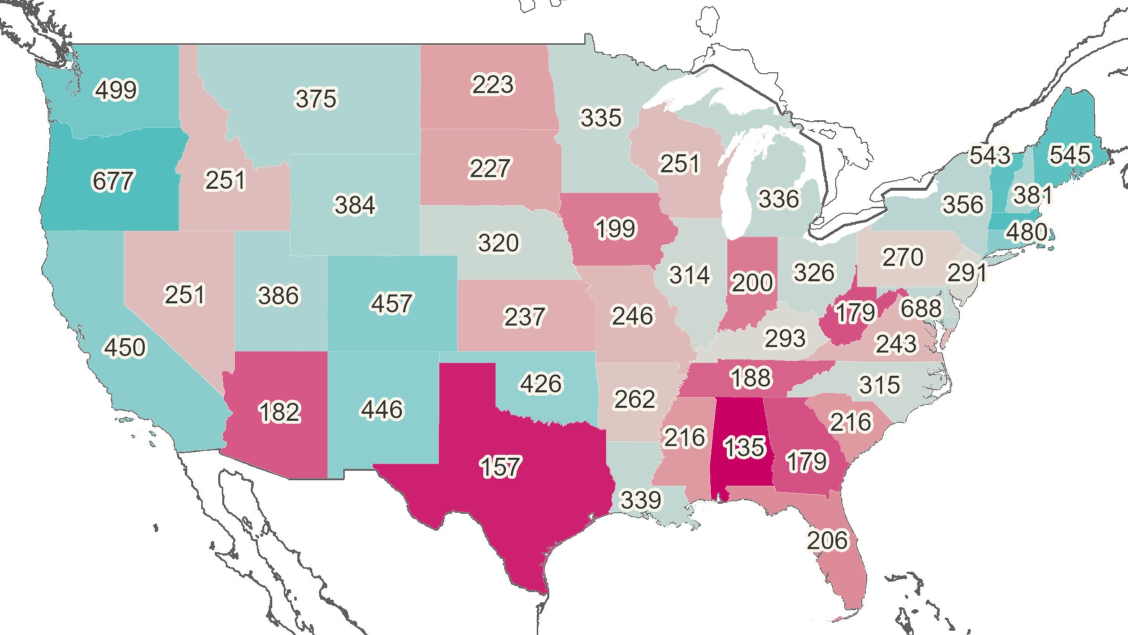
#> input picture data/img/mental_health.jpg, 2256 x 1270 px (shown at 1/2 size)
$ jupyter execute --allow-errors external_datasets.ipynb
#> lines starting #> are read from the running program, lines starting #| are printed output that depends on the picture; after the words box and inside, x2 and y2 are one past the last pixel; in counts of white or black regions, pixels touching at a corner belong together
[cell 1]
import pandas as pd
import geopandas as gpd
import matplotlib.pyplot as plt
import numpy as np
from shapely.geometry import Point
from sklearn.neighbors import BallTree
import glob
import os
from datetime import datetime, timedelta
from scipy.spatial import cKDTree
import cv2
import pytesseract
import re

def add_public_school_dataset(file_path):
    """
    This function takes a TSV file input, joins it with a public school dataset,
    and adds 3 new features to the initial input.
    """
    # Load haunted places dataset from TSV
    haunted_df = pd.read_csv(file_path, sep="\t")

    # Load the Public Schools GeoJSON File
    schools_gdf = gpd.read_file("../data/Public_Schools_-5088709809754466635.geojson")

    # Extract latitude and longitude from the geometry
    schools_gdf["latitude"] = schools_gdf.geometry.y
    schools_gdf["longitude"] = schools_gdf.geometry.x

    # Convert to DataFrame (removing geometry)
    schools_df = schools_gdf.drop(columns=["geometry"])


    # Convert Haunted Places to GeoDataFrame
    haunted_gdf = gpd.GeoDataFrame(
        haunted_df,
        geometry=gpd.points_from_xy(haunted_df["longitude"], haunted_df["latitude"]),
        crs="EPSG:4326"
    )

    # Convert Schools CSV to GeoDataFrame
    schools_gdf = gpd.GeoDataFrame(
        schools_df,
        geometry=gpd.points_from_xy(schools_df["longitude"], schools_df["latitude"]),
        crs="EPSG:4326"
    )

    # Convert both datasets to EPSG:3857 (meters-based projection)
    schools_gdf = schools_gdf.to_crs(epsg=3857)
    haunted_gdf = haunted_gdf.to_crs(epsg=3857)

    # Create a 10-mile buffer around each haunted place
    haunted_gdf["buffer_10_miles"] = haunted_gdf.geometry.buffer(10 * 1609.34)

    # Count schools within the buffer of each haunted place
    haunted_gdf["schools_within_10_miles"] = haunted_gdf["buffer_10_miles"].apply(
        lambda buffer: schools_gdf[schools_gdf.geometry.within(buffer)].shape[0]
    )

    # Compute nearest school distances using BallTree
    # [27 lines left out: function compute_nearest_distances, not called in this run]

    # Compute distances using BallTree
    haunted_gdf = compute_nearest_distances(haunted_gdf, schools_gdf)

    # Add feature 3: Check if haunted place is a school
    haunted_gdf.loc[:, "is_haunted_place_a_school?"] = haunted_gdf["location"].str.contains(
        "school", case=False, na=False
    ).map({True: "Yes", False: "No"})

    # Save the updated dataset
    haunted_gdf.to_csv("../data/haunted_places_with_new_features.csv", index=False)

    return haunted_gdf

# Example usage
#> (the rest of this cell did not finish here and is left out)

[cell 2]
# [138 lines left out: function add_weather_dataset, not called in this run]

#> (a cell that did not finish here is left out)

#> (a cell that did not finish here is left out)

[cell 5]
def add_last_dataset():


    # Set Tesseract path for pytesseract
    pytesseract.pytesseract.tesseract_cmd = "/opt/homebrew/bin/tesseract"
    # Hard-coded dictionary of approximate center coordinates for each state:
    states_coords = {
        "Alabama": (1480, 890),
        "Arizona": (560, 830),
        "Arkansas": (1270, 800),
        "California": (250, 695),
        "Colorado": (780, 605),
        "Connecticut": (2000, 485),
        "Delaware": (1850, 615),
        "Florida": (1660, 1080),
        "Georgia": (1615, 920),
        "Idaho": (450, 360),
        "Illinois": (1380, 550),
        "Indiana": (1490, 590),
        "Iowa": (1230, 460),
        "Kansas": (1040, 640),
        "Kentucky": (1560, 670),
        "Louisiana": (1280, 1000),
        "Maine": (2140, 310),
        "Maryland": (1850, 620),
        "Massachusetts": (1995, 440),
        "Michigan": (1560, 420),
        "Minnesota": (1200, 230),
        "Mississippi": (1380, 880),
        "Missouri": (1270, 630),
        "Montana": (630, 195),
        "Nebraska": (1000, 480),
        "Nevada": (360, 590),
        "New Hampshire": (2060, 390),
        "New Jersey": (1930, 550),
        "New Mexico": (760, 820),
        "New York": (1920, 410),
        "North Carolina": (1760, 760),
        "North Dakota": (990, 170),
        "Ohio": (1630, 545),
        "Oklahoma": (1080, 770),
        "Oregon": (225, 360),
        "Pennsylvania": (1800, 540),
        "Rhode Island": (2060, 485),
        "South Carolina": (1700, 850),
        "South Dakota": (980, 340),
        "Tennessee": (1510, 760),
        "Texas": (1000, 930),
        "Utah": (560, 590),
        "Vermont": (1980, 315),
        "Virginia": (1800, 680),
        "Washington": (235, 178),
        "West Virginia": (1710, 650),
        "Wisconsin": (1360, 330),
        "Wyoming": (715, 410),
    }

    # Path to your image (2256x1270):
    image_path = "../data/img/mental_health.jpg"

    # Read the image
    image = cv2.imread(image_path)
#> image is the input picture: shape (1270, 2256, 3); mean B, G, R 215.6, 211.2, 217.8

    if image is None:
        raise ValueError("Could not load image. Check the file path.")

    crop_w, crop_h = 140, 70
    results = {}
    state_colors = {}

    for state, (cx, cy) in states_coords.items():
        x1 = max(cx - crop_w // 2, 0)
        y1 = max(cy - crop_h // 2, 0)
        x2 = min(x1 + crop_w, image.shape[1] - 1)
        y2 = min(y1 + crop_h, image.shape[0] - 1)

        roi_bgr = image[y1:y2, x1:x2]

        # Upscale the small ROI to help Tesseract
        roi_bgr = cv2.resize(roi_bgr, None, fx=2.0, fy=2.0, interpolation=cv2.INTER_CUBIC)

        # Convert to HSV and isolate dark text
        roi_hsv = cv2.cvtColor(roi_bgr, cv2.COLOR_BGR2HSV)
        lower_dark = np.array([0, 0, 0])       # guess for dark
        upper_dark = np.array([180, 255, 80])  # guess for lightness upper bound
        mask = cv2.inRange(roi_hsv, lower_dark, upper_dark)
        mask_inv = 255 - mask

        # Morphological opening to remove specs
        kernel = np.ones((2,2), np.uint8)
        processed = cv2.morphologyEx(mask_inv, cv2.MORPH_OPEN, kernel)

        # OCR - digit only
        text = pytesseract.image_to_string(processed, config="--psm 7 -c tessedit_char_whitelist=0123456789")
        text = text.strip()

        # Filter out non-digit characters
        digits_only = re.sub(r"[^0-9]", "", text)

        results[state] = max(min(int(digits_only),677),135) if digits_only else 179

        ### **Extract Non-White, Non-Black State Color** ###
        roi_pixels = roi_bgr.reshape(-1, 3)  # Flatten the ROI to a list of pixels

        # Define color thresholds (tunable)
        min_black = 55   # Below this is black
        max_white = 225  # Above this is white

        # Filter out black and white pixels
        valid_pixels = [
            (r, g, b) for b, g, r in roi_pixels
            if (r > min_black or g > min_black or b > min_black)  # Not black
            and (r < max_white or g < max_white or b < max_white)  # Not white
        ]

        # Compute the average color if valid pixels exist
        if valid_pixels:
            avg_color = np.mean(valid_pixels, axis=0).astype(int)  # Compute mean and convert to int
            state_colors[state] = tuple(avg_color)  # Store as (R, G, B)
        else:
            state_colors[state] = (0, 0, 0)  # Default if no valid color found
#> this loop made 1 pass
#> pass 1, in add_last_dataset, `roi_bgr = image[y1:y2, x1:x2]`:
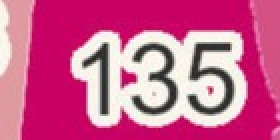
#> roi_bgr: shape (70, 140, 3) (shown 2 times larger); mean B, G, R 142.1, 94.4, 203.6
#> pass 1, in add_last_dataset, `roi_bgr = cv2.resize(roi_bgr, None, fx=2.0, fy=2.0, interpolation=cv2...`:
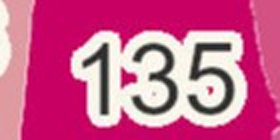
#> roi_bgr: shape (140, 280, 3); mean B, G, R 142.1, 94.5, 203.5
#> pass 1, in add_last_dataset, `mask = cv2.inRange(roi_hsv, lower_dark, upper_dark)`:
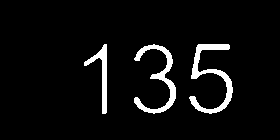
#> mask: shape (140, 280); 5.4% white; 3 white regions, box (x1, y1, x2, y2) and area: (189, 44, 233, 114) 881, (134, 44, 176, 114) 776, (84, 44, 107, 114) 452
#> after the loop:
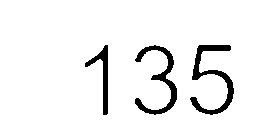
#> processed: shape (140, 280); 94.6% white; 3 black regions, box (x1, y1, x2, y2) and area: (190, 45, 234, 115) 881, (135, 45, 177, 115) 776, (85, 45, 108, 115) 452
#> after the loop, results = 0 items; state_colors = 0 items

    # Print extracted numbers and colors
    print("\n--- Extracted Numbers ---")
    for st, val in results.items():
        print(f"{st}: {val}")

    print("\n--- Extracted State Colors (Filtered) ---")
    for st, color in state_colors.items():
        print(f"{st}: RGB {color}")

    temp_df1 = pd.DataFrame({"state":results.keys(), "mental_health_provider":results.values()})
    temp_df2 = pd.DataFrame({"state":state_colors.keys(), "mental_health_RGB":state_colors.values()})
    mental_health_df = pd.merge(temp_df1, temp_df2, on='state',how='left')

    temp_df1 = pd.DataFrame({"state":results.keys(), "mental_health_provider":results.values()})
    temp_df2 = pd.DataFrame({"state":state_colors.keys(), "mental_health_RGB":state_colors.values()})
    mental_health_df = pd.merge(temp_df1, temp_df2, on='state',how='left')
    add_alaska = pd.DataFrame({'state':'Alaska', 'mental_health_provider':723, 'mental_health_RGB':[(97, 186, 185)]})
    add_hawaii = pd.DataFrame({'state':'Hawaii', 'mental_health_provider':299, 'mental_health_RGB':[(194, 205, 198)]})

    mental_health_df = pd.concat([add_alaska, add_hawaii, mental_health_df], axis=0, ignore_index=True).sort_values('state').reset_index(drop=True)
    mental_health_df


    # [38 lines left out: function get_pipeline_coordinates, not called in this run]

    blue_df, orange_df = get_pipeline_coordinates()


    # [50 lines left out: function find_nearby_points_fast, not called in this run]


    # Example usage:
    haunted_df = pd.read_csv('../data/haunted_places.tsv',sep='\t')
    result_df = find_nearby_points_fast(second_dataset_added, blue_df, orange_df)


    result_df = result_df.merge(mental_health_df, how='left', on='state')
    print("Feature extraction is done successfully. Save the result in arcgis_img.csv")
    result_df.to_csv('../data/arcgis_img.csv')

    return result_df

[cell 6]
add_last_dataset()
#> (the call stopped at in add_last_dataset, `text = pytesseract.image_to_string(processed, config="--psm 7 -c tesse..`: pytesseract is not available in this run)
